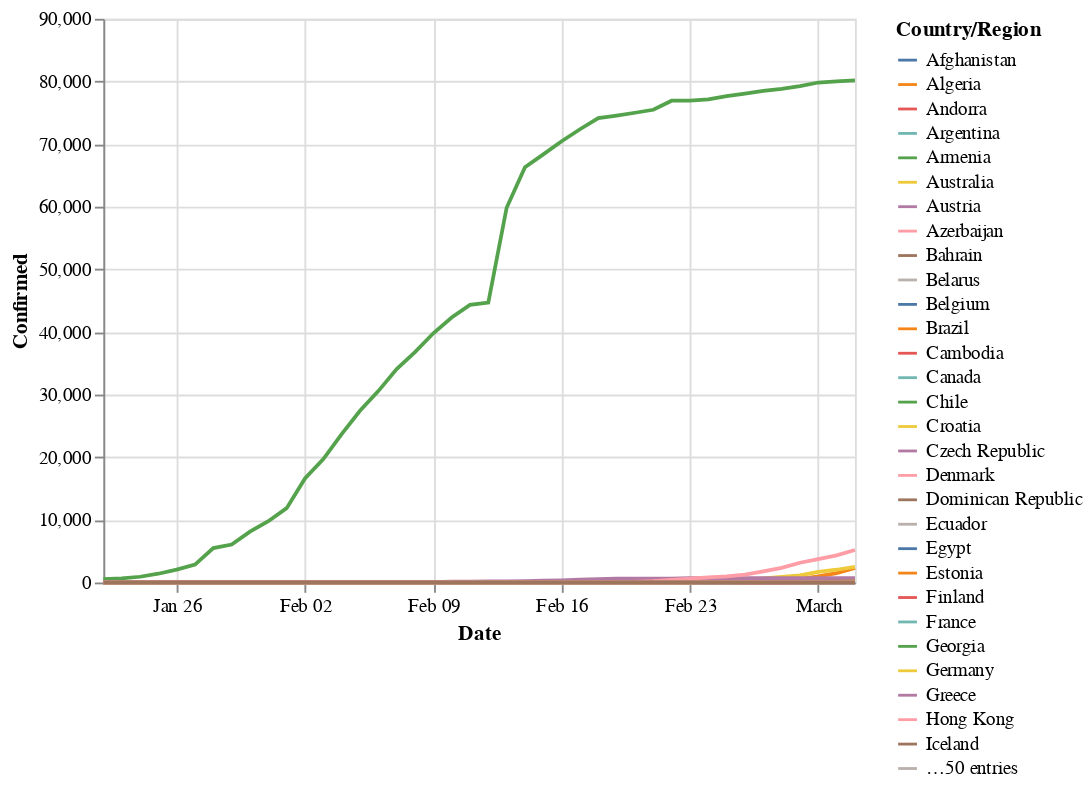

The code cell stored with this chart in its notebook:
### Code cell
alt.Chart(df_conf).mark_line().encode(
  x='Date:T',
  y='Confirmed:Q',
  color='Country/Region:N'
)

### Figure 1 — Vega-Lite specification as saved in the notebook (floating-point values rounded to 4 significant figures; data arrays with more than 128 entries replaced by an {"elided": "..."} marker saying what was removed)
{"config": {"view": {"continuousWidth": 400, "continuousHeight": 300}}, "data": {"name": "data-4b29f5861887fce7d4224d09041cda10"}, "mark": "line", "encoding": {"color": {"type": "nominal", "field": "Country/Region"}, "x": {"type": "temporal", "field": "Date"}, "y": {"type": "quantitative", "field": "Confirmed"}}, "$schema": "https://vega.github.io/schema/vega-lite/v4.0.2.json", "datasets": {"data-4b29f5861887fce7d4224d09041cda10": {"elided": "3318 records"}}}
